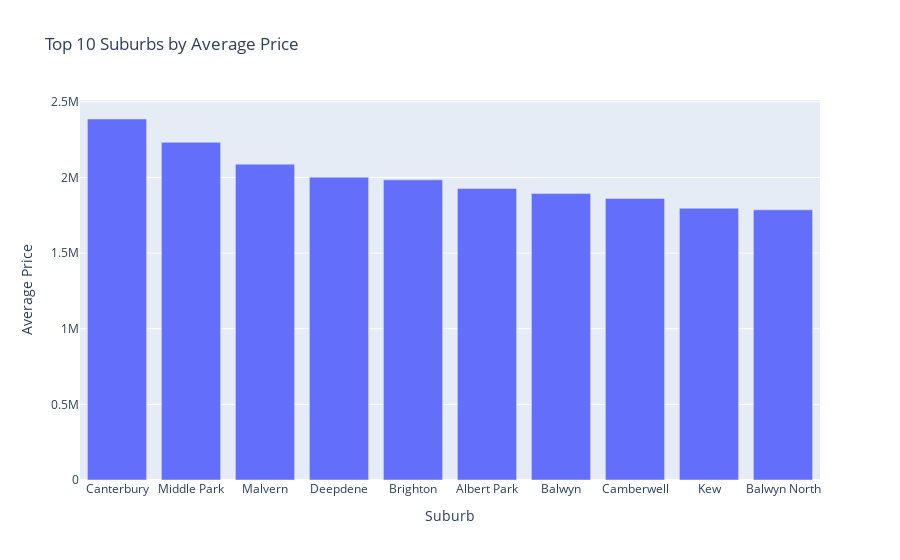

The notebook cell this image was saved under:
### Code cell
import plotly.express as px

# Convert 'Average Price' column to float data type
average_price_distance_df['Average Price'] = average_price_distance_df['Average Price'].str.replace('$', '').str.replace(',', '').astype(float)

# Get the top 10 suburbs based on average price
top_10_suburbs = average_price_distance_df.nlargest(10, 'Average Price')

# Create the interactive bar plot
fig = px.bar(top_10_suburbs, x='Suburb', y='Average Price', title='Top 10 Suburbs by Average Price')
fig.update_layout(xaxis_title='Suburb', yaxis_title='Average Price')

# Show the plot
fig.show()

### Figure 1 — Plotly figure (JSON) as saved in the notebook; plotly's stock layout.template omitted (floating-point values rounded to 4 significant figures)
{"data": [{"alignmentgroup": "True", "hovertemplate": "Suburb=%{x}<br>Average Price=%{y}<extra></extra>", "legendgroup": "", "marker": {"color": "#636efa", "pattern": {"shape": ""}}, "name": "", "offsetgroup": "", "orientation": "v", "showlegend": false, "textposition": "auto", "type": "bar", "x": ["Canterbury", "Middle Park", "Malvern", "Deepdene", "Brighton", "Albert Park", "Balwyn", "Camberwell", "Kew", "Balwyn North"], "xaxis": "x", "y": [2386000.0, 2232000.0, 2088000.0, 2002000.0, 1984000.0, 1928000.0, 1894000.0, 1861000.0, 1797000.0, 1786000.0], "yaxis": "y"}], "layout": {"barmode": "relative", "legend": {"tracegroupgap": 0}, "title": {"text": "Top 10 Suburbs by Average Price"}, "xaxis": {"anchor": "y", "domain": [0, 1], "title": {"text": "Suburb"}}, "yaxis": {"anchor": "x", "domain": [0, 1], "title": {"text": "Average Price"}}}}
